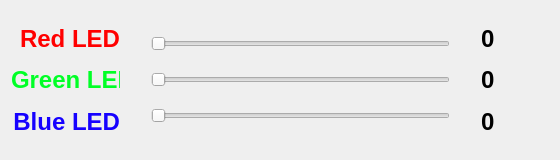
<?xml version="1.0" encoding="UTF-8"?>
<ui version="4.0">
 <class>Dialog</class>
 <widget class="QDialog" name="Dialog">
  <property name="geometry">
   <rect>
    <x>0</x>
    <y>0</y>
    <width>560</width>
    <height>160</height>
   </rect>
  </property>
  <property name="windowTitle">
   <string>Dialog</string>
  </property>
  <widget class="QWidget" name="">
   <property name="geometry">
    <rect>
     <x>0</x>
     <y>10</y>
     <width>131</width>
     <height>141</height>
    </rect>
   </property>
   <layout class="QVBoxLayout" name="verticalLayout">
    <item>
     <widget class="QLabel" name="red_label">
      <property name="text">
       <string>&lt;html&gt;&lt;head/&gt;&lt;body&gt;&lt;p&gt;&lt;span style=&quot; font-size:18pt; font-weight:600; color:#ff0000;&quot;&gt;Red LED&lt;/span&gt;&lt;/p&gt;&lt;/body&gt;&lt;/html&gt;</string>
      </property>
      <property name="alignment">
       <set>Qt::AlignRight|Qt::AlignTrailing|Qt::AlignVCenter</set>
      </property>
     </widget>
    </item>
    <item>
     <widget class="QLabel" name="green_label">
      <property name="text">
       <string>&lt;html&gt;&lt;head/&gt;&lt;body&gt;&lt;p&gt;&lt;span style=&quot; font-size:18pt; font-weight:600; color:#00ff26;&quot;&gt;Green LED&lt;/span&gt;&lt;/p&gt;&lt;/body&gt;&lt;/html&gt;</string>
      </property>
      <property name="alignment">
       <set>Qt::AlignRight|Qt::AlignTrailing|Qt::AlignVCenter</set>
      </property>
     </widget>
    </item>
    <item>
     <widget class="QLabel" name="blue_label">
      <property name="text">
       <string>&lt;html&gt;&lt;head/&gt;&lt;body&gt;&lt;p&gt;&lt;span style=&quot; font-size:18pt; font-weight:600; color:#1601ff;&quot;&gt;Blue LED&lt;/span&gt;&lt;/p&gt;&lt;/body&gt;&lt;/html&gt;</string>
      </property>
      <property name="alignment">
       <set>Qt::AlignRight|Qt::AlignTrailing|Qt::AlignVCenter</set>
      </property>
     </widget>
    </item>
   </layout>
  </widget>
  <widget class="QWidget" name="">
   <property name="geometry">
    <rect>
     <x>140</x>
     <y>10</y>
     <width>321</width>
     <height>141</height>
    </rect>
   </property>
   <layout class="QVBoxLayout" name="verticalLayout_2">
    <item>
     <widget class="QSlider" name="red_slider">
      <property name="maximum">
       <number>255</number>
      </property>
      <property name="orientation">
       <enum>Qt::Horizontal</enum>
      </property>
     </widget>
    </item>
    <item>
     <widget class="QSlider" name="green_slider">
      <property name="maximum">
       <number>255</number>
      </property>
      <property name="orientation">
       <enum>Qt::Horizontal</enum>
      </property>
     </widget>
    </item>
    <item>
     <widget class="QSlider" name="blue_slider">
      <property name="maximum">
       <number>255</number>
      </property>
      <property name="orientation">
       <enum>Qt::Horizontal</enum>
      </property>
     </widget>
    </item>
   </layout>
  </widget>
  <widget class="QWidget" name="">
   <property name="geometry">
    <rect>
     <x>470</x>
     <y>10</y>
     <width>81</width>
     <height>141</height>
    </rect>
   </property>
   <layout class="QVBoxLayout" name="verticalLayout_3">
    <item>
     <widget class="QLabel" name="red_value_label">
      <property name="text">
       <string>&lt;html&gt;&lt;head/&gt;&lt;body&gt;&lt;p&gt;&lt;span style=&quot; font-size:18pt; font-weight:600;&quot;&gt;0&lt;/span&gt;&lt;/p&gt;&lt;/body&gt;&lt;/html&gt;</string>
      </property>
     </widget>
    </item>
    <item>
     <widget class="QLabel" name="green_value_label">
      <property name="text">
       <string>&lt;html&gt;&lt;head/&gt;&lt;body&gt;&lt;p&gt;&lt;span style=&quot; font-size:18pt; font-weight:600;&quot;&gt;0&lt;/span&gt;&lt;/p&gt;&lt;/body&gt;&lt;/html&gt;</string>
      </property>
     </widget>
    </item>
    <item>
     <widget class="QLabel" name="blue_value_label">
      <property name="text">
       <string>&lt;html&gt;&lt;head/&gt;&lt;body&gt;&lt;p&gt;&lt;span style=&quot; font-size:18pt; font-weight:600;&quot;&gt;0&lt;/span&gt;&lt;/p&gt;&lt;/body&gt;&lt;/html&gt;</string>
      </property>
     </widget>
    </item>
   </layout>
  </widget>
  <zorder>blue_label</zorder>
  <zorder>green_label</zorder>
  <zorder>red_label</zorder>
  <zorder>red_slider</zorder>
  <zorder>green_slider</zorder>
  <zorder>blue_slider</zorder>
  <zorder>red_value_label</zorder>
  <zorder>green_value_label</zorder>
  <zorder>blue_value_label</zorder>
  <zorder>red_value_label</zorder>
 </widget>
 <layoutdefault spacing="6" margin="11"/>
 <resources/>
 <connections/>
</ui>
